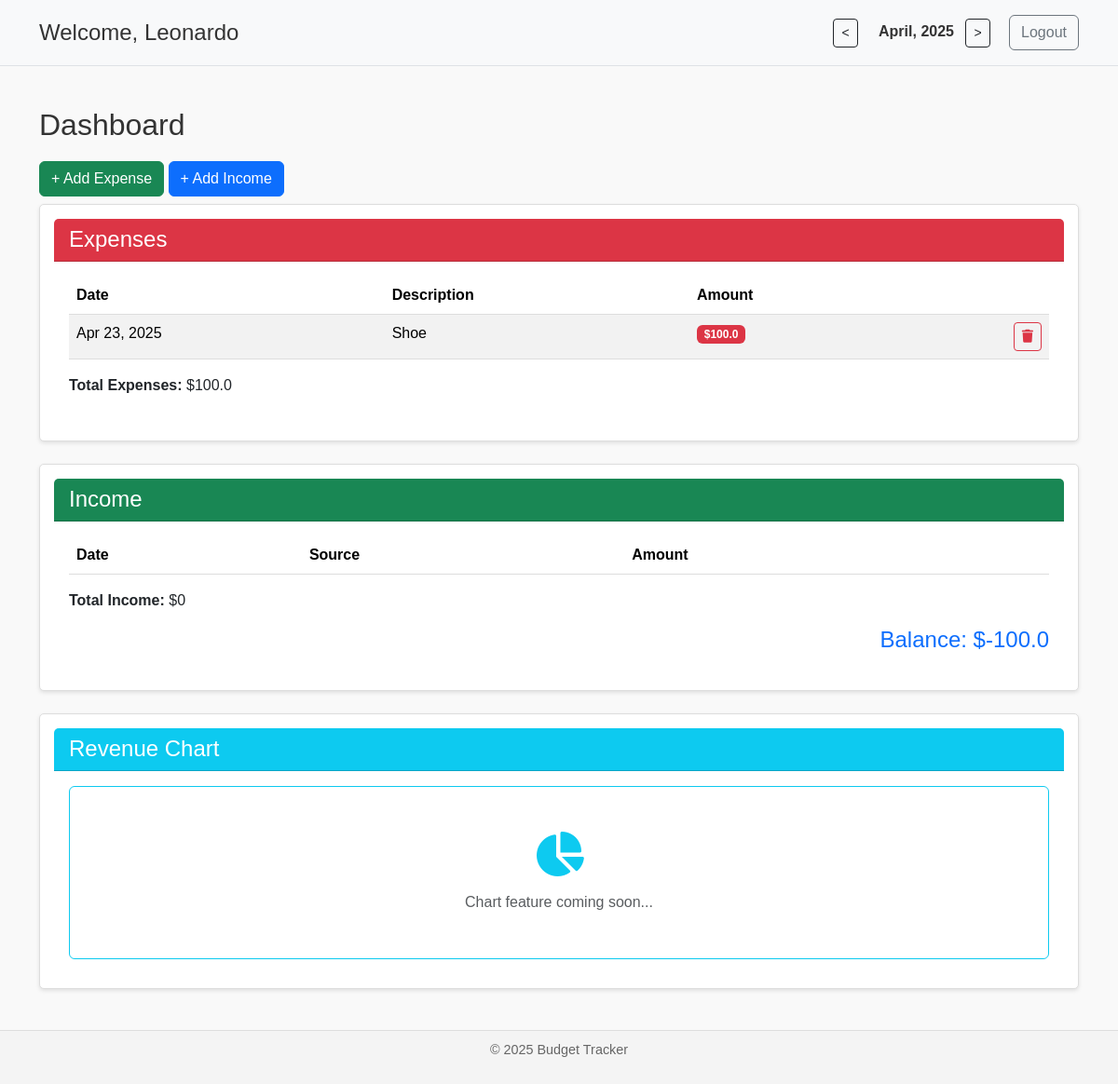
Page / (signed in) on the earlier database version.
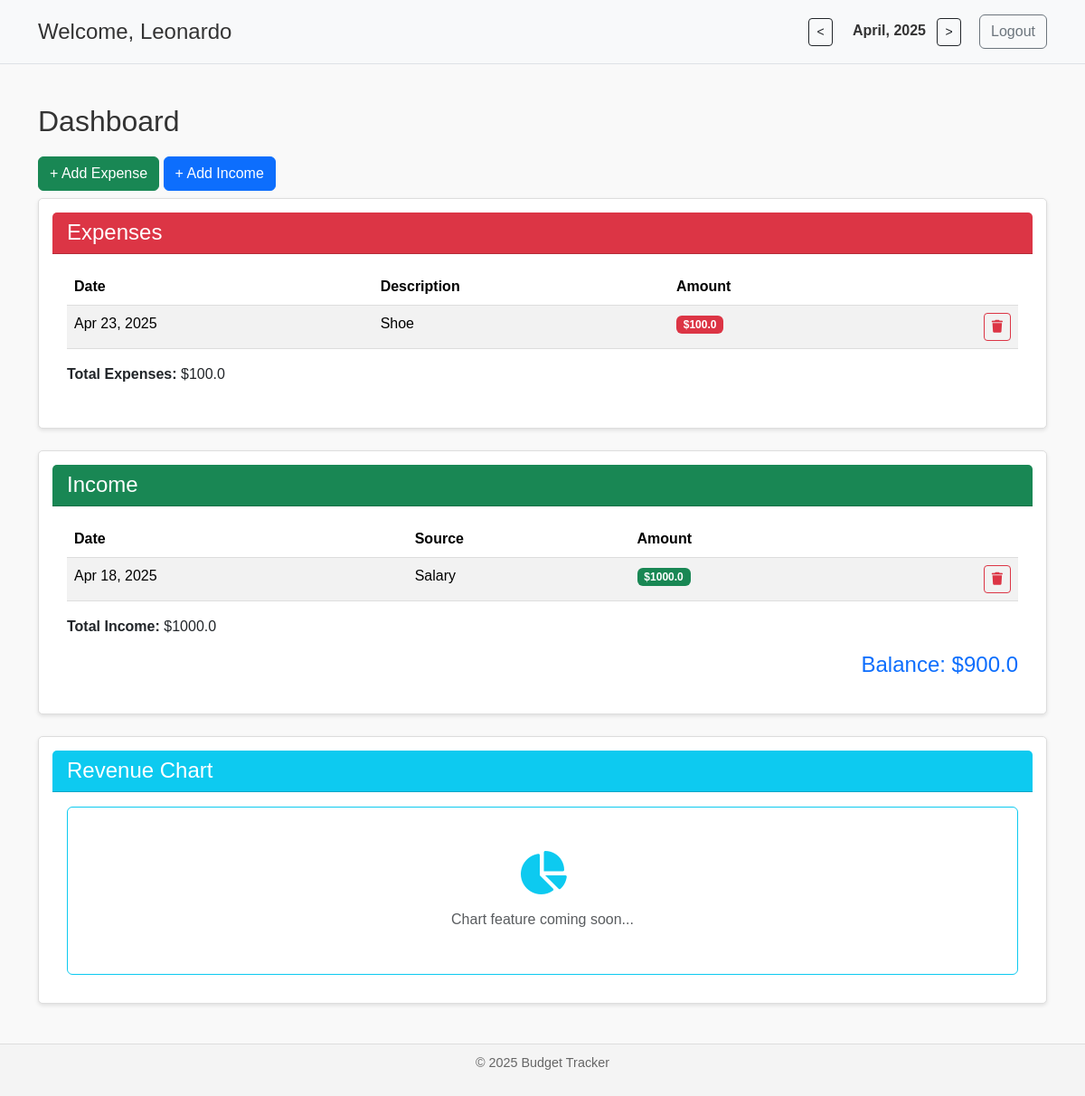
Same page on the later database version.
### app/models.py (models this page shows, shortened)
class User(db.Model, UserMixin):
    __tablename__ = "users"
    id = db.Column(db.Integer, primary_key=True)
    username = db.Column(db.String(64), unique=True, nullable=False)
    password_hash = db.Column(db.String(128), nullable=False)
    expenses = db.relationship('Expense', backref='user', lazy=True)
    incomes = db.relationship('Income', backref='user', lazy=True)

class Expense(db.Model):
    __tablename__ = "expenses"
    id = db.Column(db.Integer, primary_key=True)
    date = db.Column(db.Date, nullable=False)
    description = db.Column(db.String(100), nullable=False)
    amount = db.Column(db.Float, nullable=False)
    user_id = db.Column(db.Integer, db.ForeignKey('users.id'), nullable=False)

class Income(db.Model):
    __tablename__ = "income"
    id = db.Column(db.Integer, primary_key=True)
    date = db.Column(db.Date, nullable=False)
    source = db.Column(db.String(100), nullable=False)
    amount = db.Column(db.Float, nullable=False)
    user_id = db.Column(db.Integer, db.ForeignKey('users.id'), nullable=False)

### app/routes.py (the view, shortened to what this page needs)
@routes.route("/", methods=["GET", "POST"])
@login_required
def homepage():
    month = request.args.get("month", default=datetime.now().month, type=int)
    year = request.args.get("year", default=datetime.now().year, type=int)
    if month < 1 or month > 12:
        month = 12
        year -= 1
    elif month > 12:
        month = 1
        year += 1
    month_expenses = Expense.query.filter_by(user_id=current_user.id).filter(
        extract('month', Expense.date) == month,
        extract('year', Expense.date) == year
    ).all()
    month_income = Income.query.filter_by(user_id=current_user.id).filter(
        extract('month', Income.date) == month,
        extract('year', Income.date) == year
    ).all()
    total_income = sum(i.amount for i in month_income)
    total_expenses = sum(e.amount for e in month_expenses)
    balance = total_income - total_expenses
    return render_template("index.html",total_income=total_income, total_expenses=total_expenses, balance=balance
                           , month_expenses=month_expenses, month_income=month_income, selected_month=month, selected_year=year, selected_month_name=datetime(year, month, 1).strftime("%B"),
                           current_user=current_user)

### app/__init__.py (called while the page is built)
def create_app():
    app = Flask(__name__)
    app.config['SQLALCHEMY_DATABASE_URI'] = 'sqlite:///budget.db'
    app.config['SQLALCHEMY_TRACK_MODIFICATIONS'] = False
    app.config['SECRET_KEY'] = 'supersecretkey'
    db.init_app(app)
    login_manager.init_app(app)
    login_manager.login_view = "auth.login"
    from app.models import User
    @login_manager.user_loader
    def load_user(user_id):
        return User.query.get(int(user_id))
    from app.routes import routes
    from app.auth import auth
    app.register_blueprint(routes)
    app.register_blueprint(auth)
    return app

### app/templates/index.html (shortened to what this page needs)
<!DOCTYPE html>
<html lang="en">
<head>
    <link href="https://cdn.jsdelivr.net/npm/bootstrap@5.3.2/dist/css/bootstrap.min.css" rel="stylesheet">
    <link rel="stylesheet" href="static/styles.css">
    <link rel="stylesheet" href="https://cdnjs.cloudflare.com/ajax/libs/font-awesome/6.4.0/css/all.min.css">
</head>
<body>
<header class="bg-light py-3 border-bottom">
    <div class="container">
        <div class="row align-items-center justify-content-between">
            <div class="col-md-6">
                <h1>Welcome, {{ current_user.username }}</h1>
            </div>
            <div class="col-md-6 text-end">
                <form method="GET" class="d-inline">
                    <button type="submit" class="btn btn-outline-dark btn-sm me-2">&lt;</button>
                </form>
                <span class="me-2 fw-bold">{{ selected_month_name }}, {{ selected_year }}</span>
                <form method="GET" class="d-inline">
                    <button type="submit" class="btn btn-outline-dark btn-sm me-3">&gt;</button>
                </form>
                <a href="{{ url_for('auth.logout') }}" class="btn btn-outline-secondary">Logout</a>
            </div>
        </div>
    </div>
</header>
<main class="container mt-4">
    <h2>Dashboard</h2>
    <button class="btn btn-success mb-2" data-bs-toggle="collapse" data-bs-target="#expense-form">
        + Add Expense
    </button>
    <button class="btn btn-primary mb-2" data-bs-toggle="collapse" data-bs-target="#income-form">
        + Add Income
    </button>
<div class="card mb-4">
    <div class="card-header bg-danger text-white">
        <h4 class="mb-0">Expenses</h4>
    </div>
    <div class="card-body">
        <table class="table table-striped table-hover">
            <thead>
            <tr>
                <th>Date</th>
                <th>Description</th>
                <th>Amount</th>
                <th></th>
            </tr>
            </thead>
            <tbody>
            {% for expense in month_expenses %}
            <tr>
                <td>{{ expense.date.strftime('%b %d, %Y') }}</td>
                <td>{{ expense.description }}</td>
                <td><span class="badge bg-danger">${{ expense.amount }}</span></td>
                <td class="text-end">
                    <form action="{{ url_for('routes.delete_expense', id=expense.id) }}" method="POST"
                          style="display:inline;">
                        <button type="submit" class="btn btn-sm btn-outline-danger" title="Delete"
                                onclick="return confirm('Are you sure you want to delete this expense?')">
                            <i class="fa-solid fa-trash"></i>
                        </button>
                    </form>
                </td>
            </tr>
            {% endfor %}
            </tbody>
        </table>
        <p class="mt-2"><strong>Total Expenses:</strong> ${{ total_expenses }}</p>
    </div>
</div>
<div class="card mb-4">
    <div class="card-header bg-success text-white">
        <h4 class="mb-0">Income</h4>
    </div>
    <div class="card-body">
        <table class="table table-striped table-hover">
            <thead>
            <tr>
                <th>Date</th>
                <th>Source</th>
                <th>Amount</th>
                <th></th>
            </tr>
            </thead>
            <tbody>
            {% for income in month_income %}
            <tr>
                <td>{{ income.date.strftime('%b %d, %Y') }}</td>
                <td>{{ income.source }}</td>
                <td><span class="badge bg-success">${{ income.amount }}</span></td>
                <td class="text-end">
                    <form action="{{ url_for('routes.delete_income', id=income.id) }}" method="POST"
                          style="display:inline;">
                        <button type="submit" class="btn btn-sm btn-outline-danger" title="Delete"
                                onclick="return confirm('Are you sure you want to delete this income?')">
                            <i class="fa-solid fa-trash"></i>
                        </button>
                    </form>
                </td>
            </tr>
            {% endfor %}
            </tbody>
        </table>
        <p class="mt-2"><strong>Total Income:</strong> ${{ total_income }}</p>
        <h4 class="text-end text-primary">Balance: ${{ balance }}</h4>
    </div>
</div>
<div class="card mb-4">
  <div class="card-header bg-info text-white">
    <h4 class="mb-0">Revenue Chart</h4>
  </div>
  <div class="card-body text-center">
    <div class="p-5 border border-info rounded">
      <i class="fas fa-chart-pie fa-3x text-info mb-3"></i>
      <p class="text-muted mb-0">Chart feature coming soon...</p>
    </div>
  </div>
</div>
</main>
<footer>
    <p>&copy; 2025 Budget Tracker</p>
</footer>
</body>
</html>

### app/static/styles.css (style rules this page uses)
body { font-family: Arial, sans-serif; margin: 0; padding: 0; background-color: #f9f9f9; color: #333; }
header { display: flex; justify-content: space-between; align-items: center; padding: 10px 20px; background-color: #f4f4f4; border-bottom: 1px solid #ddd; }
header h1 { margin: 0; font-size: 1.5rem; }
header button { padding: 5px 10px; border: none; background-color: #000; color: #fff; cursor: pointer; border-radius: 3px; }
header span { margin: 0 10px; font-size: 1rem; }
main { padding: 20px; }
h2 { font-size: 2rem; margin-bottom: 20px; }
.card { flex: 1; background-color: #fff; border: 1px solid #ddd; border-radius: 5px; padding: 15px; box-shadow: 0 2px 4px rgba(0, 0, 0, 0.1); }
footer { text-align: center; padding: 10px; background-color: #f4f4f4; border-top: 1px solid #ddd; font-size: 0.9rem; color: #666; }
table { width: 100%; border-collapse: collapse; text-align: left; }
th, td { padding: 10px; border-bottom: 1px solid #ddd; text-align: left; }
th { font-weight: bold; }

Differences in the rows shown:
added Income: date "Apr 18, 2025", source "Salary", amount "1000.0"
Other differences:
{{ total_income }}: "0" → "1000.0"
{{ balance }}: "-100.0" → "900.0"
